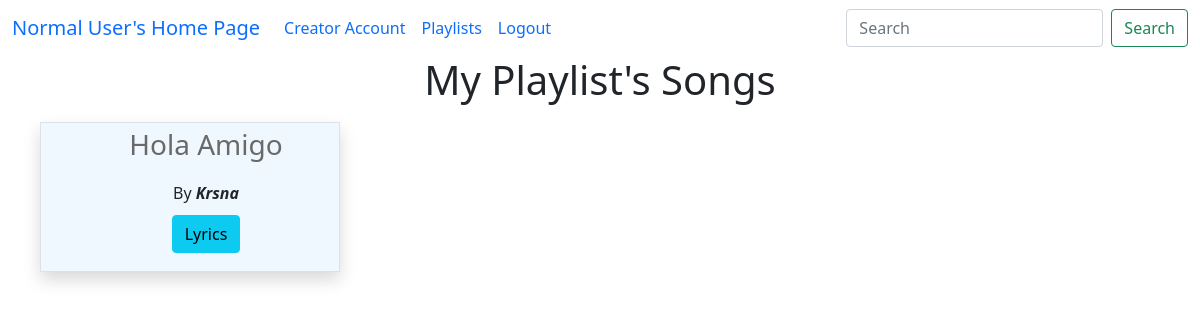
The app's page /playlist_songs/1/1 with its own data.
### model1.py (models this page shows, shortened)
class Playlist(db.Model):
    playlist_id = db.Column(db.Integer, primary_key=True)
    playlist_name = db.Column(db.String(100), nullable=False)
    user_id = db.Column(db.Integer, db.ForeignKey("user.user_id"), nullable=False)
    playlist_songs = db.relationship("Playlist_Songs", backref="playlist",cascade="all, delete")
    user = db.relationship("User", backref="playlists")

class Song(db.Model):
    song_id = db.Column(db.Integer, primary_key=True)
    song_name = db.Column(db.String(100), nullable=False)
    song_artist = db.Column(db.String(100))
    song_language = db.Column(db.String(30))
    song_genre = db.Column(db.String(50))
    song_lyrics = db.Column(db.Text())   # variable string size
    song_duration = db.Column(db.Integer)  # in seconds
    release_date = db.Column(db.String(20))
    creator_id = db.Column(db.Integer, db.ForeignKey("user.user_id"), nullable=False)
    album_id = db.Column(db.Integer, db.ForeignKey("album.album_id") ,default=None)
    song_path = db.Column(db.String(255),default=None)
    song_thumbnail = db.Column(db.String(255),default=None)
    song_play_count = db.Column(db.Integer, default=0)
    song_flag = db.Column(db.Boolean,default=False)
    song_avg_rating = db.Column(db.Float(), default=0) # included later during devlopement
    creator = db.relationship("User", backref="songs")
    ratings= db.relationship("Rating",backref="song",cascade="all, delete")

### app.py (the view)
@app.route("/playlist_songs/<int:u_id>/<int:p_id>", methods=["GET", "POST"])
def playlist_songs(u_id,p_id):
    user = User.query.get(u_id)
    playlist=Playlist.query.get(p_id)
    playlist_songs = Playlist_Songs.query.filter_by(playlist_id=p_id).all()
    songs=[]
    for p_songs in playlist_songs:
        s_id=p_songs.song_id
        song=Song.query.get(s_id)
        songs.append(song)
    if request.method=="GET":
        return render_template("playlists_songs.html",user=user,songs=songs,playlist=playlist)

### app.py (called while the page is built)
@app.context_processor
def search_processor():
    return {'searched': request.form.get("searched")}

### templates/playlists_songs.html (shortened to what this page needs)
<!doctype html>
<html lang="en">
<head>
    <link href="https://cdn.jsdelivr.net/npm/bootstrap@5.0.2/dist/css/bootstrap.min.css" rel="stylesheet"
>
</head>
<body>
    {% extends "general_user_navbar.html" %}
    {% block content %}
    <div class="container-fluid">
        <div class="container-fluid ">
            <h1 style="text-align: center;"><label for="songs">{{playlist.playlist_name}}'s Songs</label></h1>
                {% if songs|length == 0 %}
                <h2>No Songs Available</h2>
                {% else %}
                <div class=" songs container text-center " id="songs">
                <div class="row row-cols-4">
                    {% for song in songs %}
                    <div id="song" class="col  border border-primary-subtle shadow" style="text-transform: capitalize; ">
                        <ul type="none">
                            <li>
                                <p class="fs-3" ><a href="/play_song/{{user.user_id}}/{{song.song_id}}" style="text-decoration: none; color:dimgrey;" onmouseover="this.style.color='black'" onmouseout="this.style.color='dimgrey'" >{{song.song_name}}</a></p>
                            </li>
                            <li>by <b><i>{{song.song_artist}}</i></b></li>
                            <li style="margin: 10px;"><a class="btn btn btn-info"
                                    href="/user_song_lyrics/{{user.user_id}}/{{song.song_id}}" type="button">Lyrics</a></li>
                        </ul>
                    </div>
                    {% endfor %}
                </div>
                {% endif %}
            </div>
        </div>
    </div>
    {% endblock %}

### templates/playlists_songs.html (style rules this page uses)
.container-fluid { text-transform: capitalize; }
#song { width: 300px; height: 150px; margin: 10px; padding: auto; text-align: center; background-color: aliceblue; }

### records on screen
Playlist: playlist_name "My Playlist"
Song: song_name "Hola Amigo", song_artist "Krsna"
